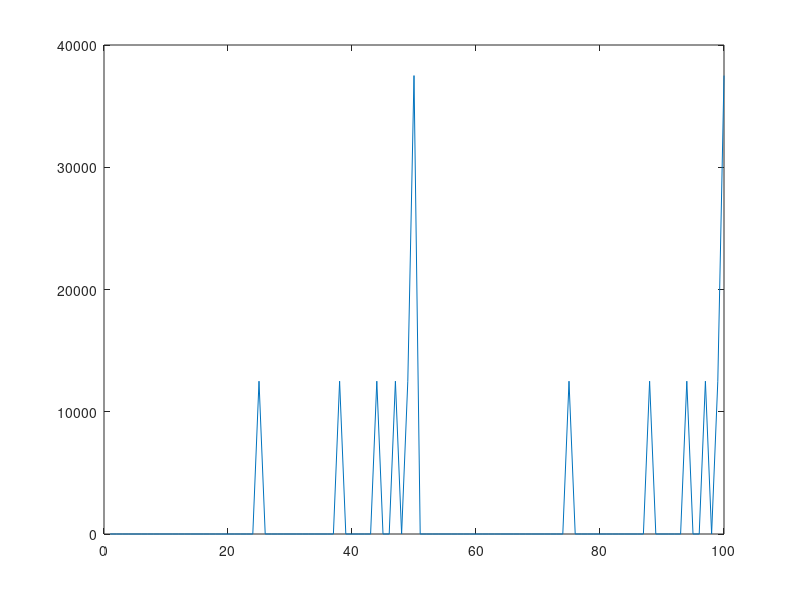

This chart was generated by the following MATLAB code:
function simulatedemipot(starthp)
if nargin < 1
    starthp = 1;
end
digs = zeros(1,100); %end digit


for i = 1:1e5
    dig1 = ceil(mod((100+starthp)/2,100));
    dig2 = ceil(mod(starthp/2,100));
    if dig1 == 0
        digs(100) = digs(100)+1;
    else
        digs(dig1) = digs(dig1)+1;
    end
    if dig2 == 0;
        digs(100) = digs(100)+1;
    else
        digs(dig2) = digs(dig2)+1;
    end
    starthp = dig1;
%     starthp = dig2;
end


figure, plot(digs)

fprintf('%d, ', find(digs > 0))
fprintf('\n')
fprintf('%d, ', find(digs > 1))
fprintf('\n')
